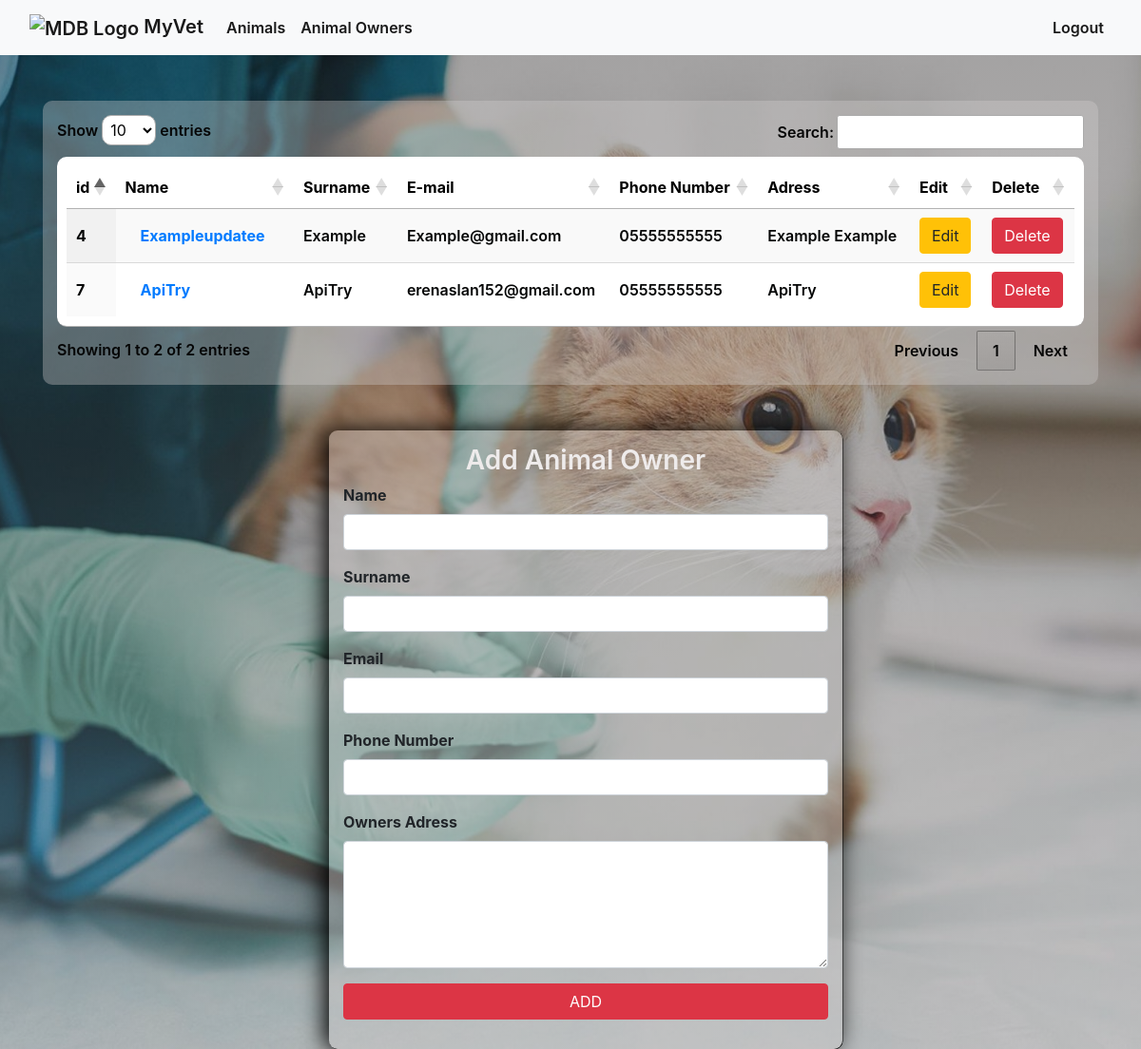
Page /animalowners/ (signed in) on the earlier database version.
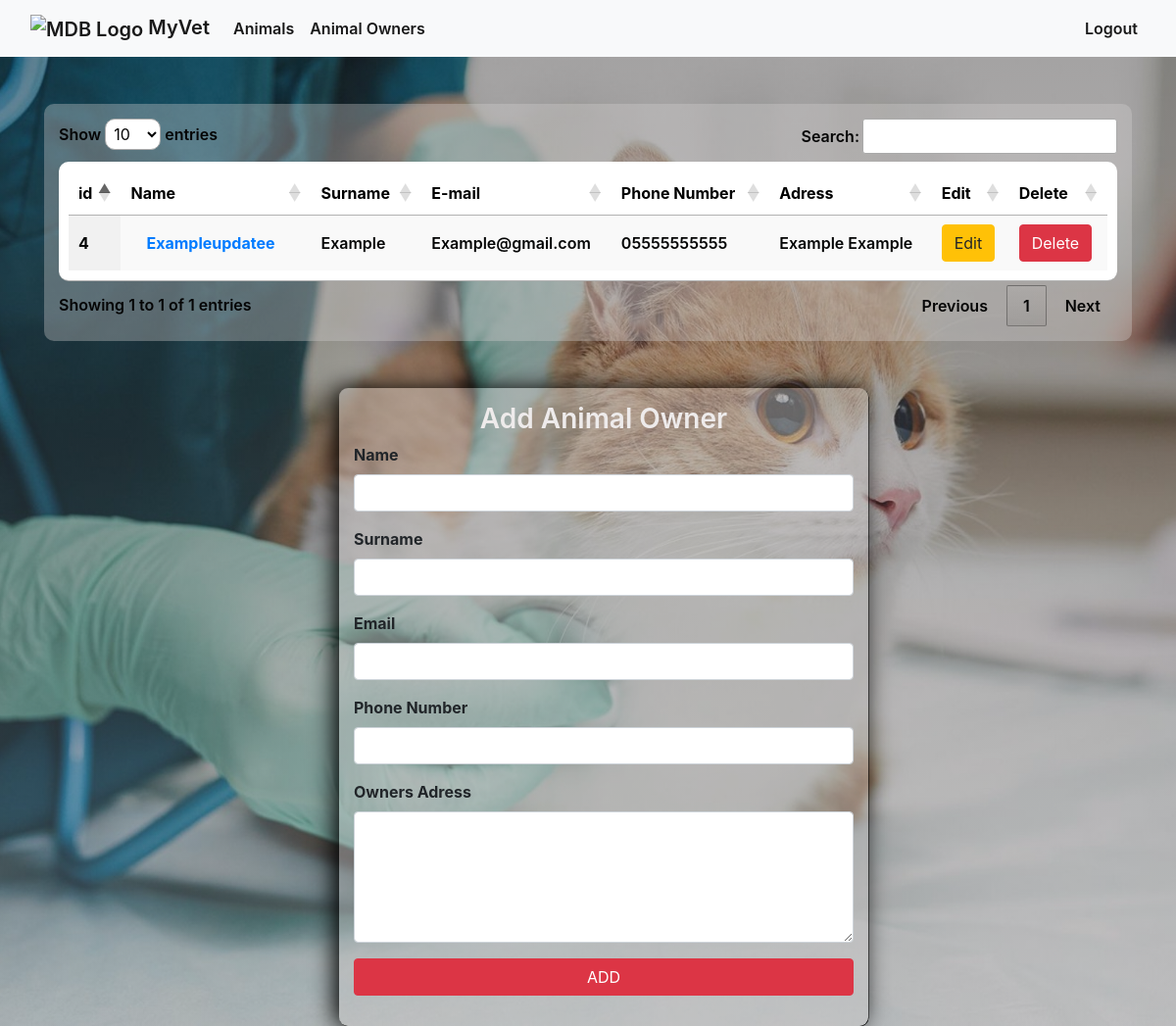
Same page on the later database version.
### hayvanlar/models.py (models this page shows, shortened)
class AnimalOwners(models.Model):
    name = models.CharField(max_length=20)
    surname = models.CharField(max_length=20)
    address = models.TextField(max_length=40)
    email = models.EmailField(max_length=30)
    phone = models.CharField(max_length=11)

### hayvanlar/views.py (the view, shortened to what this page needs)
# urls.py: path('owners/',api_views.OwnersListCreateAPIView.as_view(),name='ownerslist'),
@login_required(login_url = "user:sign_in")
def owners(request):
    owners=AnimalOwners.objects.all()
    form=OwnersForm()
    context={"owners":owners,"form":form}
    return render(request,"animalowners.html",context)

### hayvanlar/forms.py
class OwnersForm(ModelForm):
   class Meta:
        model = AnimalOwners
        fields = ['name', 'surname', 'email', 'phone','address']

### hayvanlar/templates/animalowners.html (shortened to what this page needs)
{% extends 'layout.html' %}
{% load static %}
 {% block body %}
<div class="container mt-5">
  <table id="example" class="display" style="width:100%">
    <thead class="table_head">
        <tr>
          <th scope="col">id</th>
          <th scope="col">Name</th>
          <th scope="col">Surname</th>
          <th scope="col">E-mail</th>
          <th scope="col">Phone Number</th>
          <th scope="col">Adress</th>
          <th scope="col">Edit</th>
          <th scope="col">Delete</th>
        </tr>
    </thead>
    <tbody>
      {% for owner in owners %}
      <tr>
        <th scope="row">{{owner.id}}</th>
        <td>
          <a class="nav-link" href="{%url 'hayvanlar:owner_detail' owner.id %}">{{owner.name}}</a>
        </td>
        <td>{{owner.surname}}</td>
        <td>{{owner.email}}</td>
        <td>{{owner.phone}}</td>
        <td>{{owner.address}}</td>
        <td>
          <a href="{%url 'hayvanlar:owner-update' owner.id %}">
            <button class="btn btn-warning">Edit</button></a
          >
        </td>
        <td>
          <a href="{%url 'hayvanlar:owner_delete' owner.id %}">
            <button class="btn btn-danger">Delete</button></a
          >
        </td>
      </tr>
      {% endfor %}
    </tbody>
</table>
<div class="row my-5">
  <div class="col-md-3"></div>
  <div class="col-md-6 mx-3">
    <form
    class="sahip-form"
    action="{%url 'hayvanlar:animalowners' %}"
    method="post"
    id="form-control"
    >
    <div class="text-center">
      <h3 >Add Animal Owner</h3>
    </div>
    <div class="form-group label-floating is-empty">
      <label class="control-label">Name</label><br />
      <div class="form-group label-floating is-empty">
        <input class="form-control" type="text" name="name" maxlength="20" required="" id="id_name">
      </div>
    </div>
    <div class="form-group label-floating is-empty">
      <label class="control-label">Surname</label><br />
      <div class="form-group label-floating is-empty">
        <input class="form-control" type="text" name="surname" maxlength="20" required="" id="id_surname">
      </div>
    </div>
    <div class="form-group label-floating is-empty">
      <label class="control-label">Email</label><br />
      <div class="form-group label-floating is-empty">
        <input class="form-control" type="email" name="email" maxlength="30" required="" id="id_email">
      </div>
    </div>
    <div class="form-group label-floating is-empty">
      <label class="control-label">Phone Number</label><br />
      <input
        type="text"
        class="form-control"
        name="phone"
        maxlength="11"
        required=""
        id="id_phone"
        pattern="[0]{1}[5]{1}[0-9]{2}[0-9]{3}[0-9]{2}[0-9]{2}"
        oninvalid="this.setCustomValidity('Lütfen geçerli formatta bir telefon numarası giriniz. Örneğin: 05334442222')"
        oninput="this.setCustomValidity('')"
      />
    </div>
    <div class="form-group label-floating is-empty">
      <label class="control-label">Owners Adress </label>
      <div class="form-group label-floating is-empty">
        <textarea class="form-control" name="address" cols="20" rows="5" maxlength="40" required="" id="id_address"></textarea>
      </div>
    </div>
    <div class="form-group">
      <button type="submit" class="btn btn-danger btn-block">ADD</button>
    </div>
  </form>
  </div>
</div>
</div>
{% endblock %}

### hayvanlar/templates/layout.html (shortened to what this page needs)
<!DOCTYPE html>
{% load static %}
<html lang="en">
  <head>
    <link
      rel="stylesheet"
      href="https://maxcdn.bootstrapcdn.com/bootstrap/4.0.0/css/bootstrap.min.css"
    />
  <link rel="stylesheet" type="text/css" href="https://cdn.datatables.net/1.11.4/css/jquery.dataTables.css">
  <link rel="stylesheet" href="{% static 'css/style.css' %}">
  </head>
  <body>
    {% include "includes/navbar.html" %}
    {% block body %} {% endblock %}
  </body>
</html>

### hayvanlar/templates/includes/navbar.html (shortened to what this page needs)
<nav class="navbar navbar-expand-lg navbar-light bg-light">
  <div class="container-fluid">
    <div class="collapse navbar-collapse" id="navbarSupportedContent">
      <a class="navbar-brand mt-2 mt-lg-0" href="/">
        <img
          src="https://flyclipart.com/thumb2/dog-vector-png-711189.png"
          height="40"
          alt="MDB Logo"
          loading="lazy"
        />
        MyVet
      </a>
      <ul class="navbar-nav me-auto mb-2 mb-lg-0">
        <li class="nav-item">
            <a class="nav-link active" href="{% url 'hayvanlar:animals'%}"
            >Animals</a>
        </li>
        <li class="nav-item">
            <a class="nav-link active" href="{% url 'hayvanlar:animalowners'%}"
            >Animal Owners </a
          >
        </li>
      </ul>
    </div>
    <div class="d-flex align-items-center">
        {% if user.is_authenticated %}
        <ul class="navbar-nav me-auto mb-2 mb-lg-0">
        <li class="nav-item active"> <a href="{% url 'user:sign_out' %}" class=" nav-link pl-5">Logout</a>  </li>
    </ul>
        {% else %}
        <ul class="navbar-nav me-auto mb-2 mb-lg-0">
        <li class="nav-item active"> <a href="{% url 'user:register' %}" class="nav-link pl-5">Register</a> </li>
        <li class="nav-item active"> <a href="{% url 'user:sign_in' %}" class="nav-link pl-5">Login</a>  </li>
    </ul>
        {% endif %}
    </div>
  </div>
</nav>

### static/css/style.css (style rules this page uses)
body { background: #d3d0d0; font-weight: 600; }
.navbar { background: #212529; }
.form-group input { width: 100%; }
.form-group textarea { width: 100%; }
.hayvan-form , .sahip-form { border: none; padding: 15px; border-radius: 9px; background-color:#d3d0d059; box-shadow: 0.5px 0.5px black, -0.3em 0 1.5em black; }
.control-label { font-weight: bold; }
tbody { color: #040505; background-color: #ffffff !important; }
table a { font-weight: bold; }
.table_head { border-radius: 10px!important; color: black !important; background-color: #ffffff!important; }
.dataTable { padding: 10px; background-color: #ffffff; border-radius: 10px; }

Differences in the rows shown:
removed AnimalOwners: id "7", name "ApiTry", surname "ApiTry", email "erenaslan152@gmail.com", phone "05555555555", address "ApiTry"
Other differences:
text written by a page script: "Show entries Search: Showing 1 to 2 of 2 entries Previous 1 Next" → "Show entries Search: Showing 1 to 1 of 1 entries Previous 1 Next"
